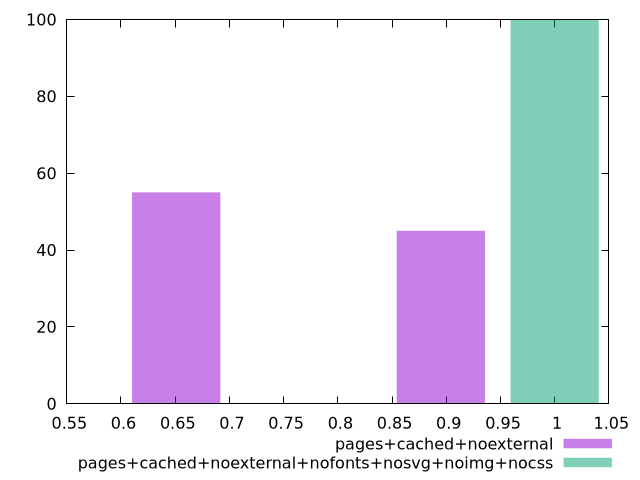

Source code (gnuplot):
$_pagesCachedNoexternal <<EOF
0.6508912599374552 55
0.8949754824140009 45
EOF
$_pagesCachedNoexternalNofontsNosvgNoimgNocss <<EOF
1 100
EOF
set key outside below
set terminal pngcairo
set output "report_00005_2020-11-02T22-26-11.212Z/render-blocking-resources/render-blocking-resources_pages+cached+noexternal_pages+cached+noexternal+nofonts+nosvg+noimg+nocss+hist.png"
set boxwidth 0.0813614074921819
set style fill transparent solid 0.5 noborder
set yrange [0:100]
plot $_pagesCachedNoexternal title "pages+cached+noexternal" with boxes ,$_pagesCachedNoexternalNofontsNosvgNoimgNocss title "pages+cached+noexternal+nofonts+nosvg+noimg+nocss" with boxes ,
